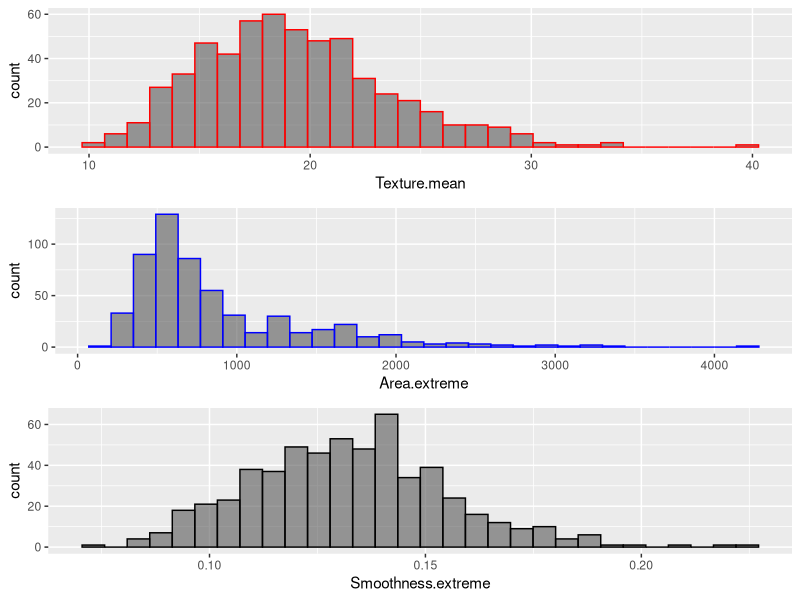
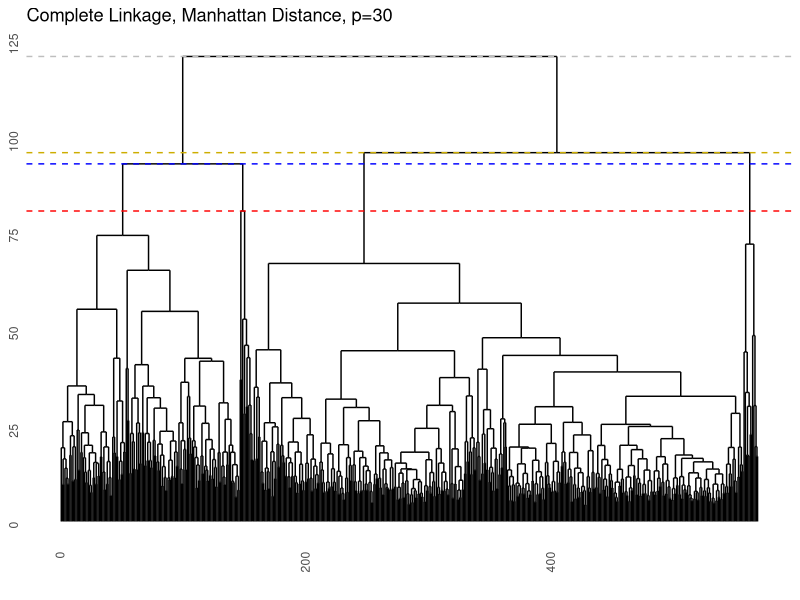
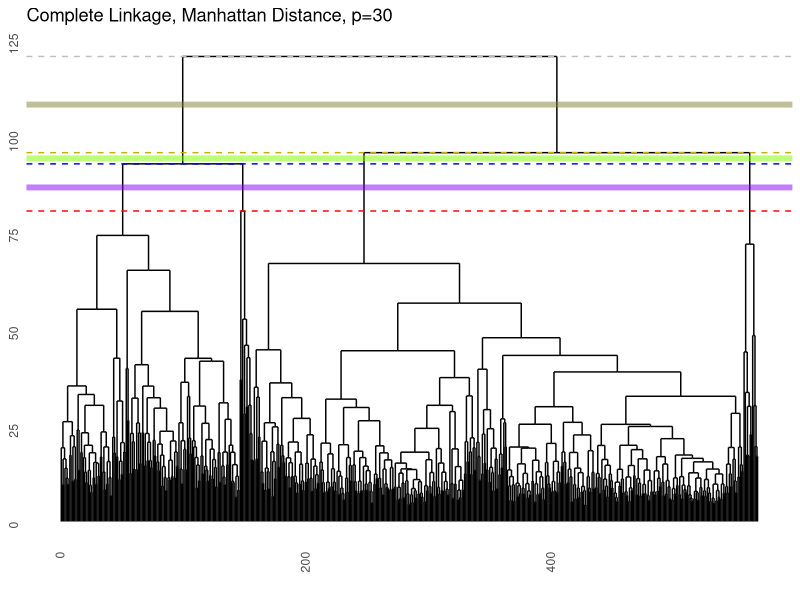
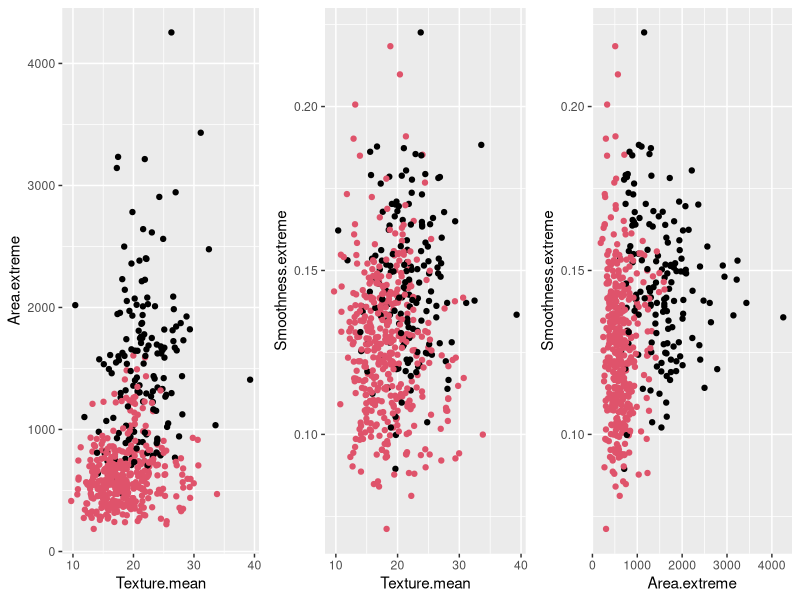

Recreate these plots in R, in order.
############# libraries used ############
# for methods
# for assumption-checking 
# for data organization
library(dplyr)
# for visuals
library(ggplot2)
library(gridExtra)
library(ggdendro)

############# Review data #############
# read in data and review
cancer = read.csv("WI_breastcancer_characteristics.csv")
names(cancer)
dim(cancer)

# measurements only (no diagnosis)
x <- cancer %>%
  select(-ID)
xselect <- cancer %>%
  select(Texture.mean, Area.extreme, Smoothness.extreme)
n = dim(x)[1]
p = dim(x)[2]
pselect = dim(xselect)[2]

# histograms of 3 selected variables
plot1 <- xselect %>%
  ggplot( aes(x=Texture.mean)) +
  geom_histogram( color="red", alpha=0.6, position = 'identity')
plot2 <- xselect %>%
  ggplot( aes(x=Area.extreme)) +
  geom_histogram( color="blue", alpha=0.6, position = 'identity')
plot3 <- xselect %>%
  ggplot( aes(x=Smoothness.extreme)) +
  geom_histogram( color="black", alpha=0.6, position = 'identity')
grid.arrange(plot1, plot2, plot3, nrow=3)

# scaling visibly required to allow all predictors to contribute to similarity measure
x.scale = scale(x)
xselect.scale = scale(xselect)

######################################################
############# Fitting hierarchical models ############
######################################################

# Euclidean distance
dist.xselect.scale = dist(xselect.scale, method="euclidean")
dist.x.scale = dist(x.scale, method="euclidean")
# Manhattan distance
dist.xselect.scale.man = dist(xselect.scale, method="manhattan")
dist.x.scale.man = dist(x.scale, method="manhattan")

############# complete  linkage ############
# using selected p = 3 measurements
#hc.fit = hclust(dist.xselect.scale,method="complete")  # Euclidean
hc.fit = hclust(dist.xselect.scale.man,method="complete")  # Manhattan
linktype = "Complete Linkage"
# distance at which merge via complete linkage occurs
hc.fit$height
hc.4321 = hc.fit$height[(n-4):(n-1)]
hc.avg = (hc.fit$height[(n-3):(n-1)]+hc.fit$height[(n-4):(n-2)])/2
# obtaining cluster labels
hc.fit$height[(n-4):(n-1)]
nclust=2
htclust = 7.56 # mean(hc.fit$height[(n-2):(n-1)])
membclust = cutree(hc.fit,k=nclust) # cutree(hc.fit,h = htclust)

############# single  linkage ############
# using selected p = 3 measurements
hc.fit = hclust(dist.xselect.scale,method="single")
linktype = "Single Linkage"
# distance at which merge via complete linkage occurs
hc.4321 = hc.fit$height[(n-4):(n-1)]
hc.avg = (hc.fit$height[(n-3):(n-1)]+hc.fit$height[(n-4):(n-2)])/2
# obtaining cluster labels
hc.fit$height[(n-4):(n-1)]
nclust=2 
htclust = mean(hc.fit$height[(n-2):(n-1)])
membclust = cutree(hc.fit,k=nclust) # cutree(hc.fit,h = htclust)

############# average  linkage ############
# using selected p = 3 measurements
hc.fit = hclust(dist.xselect.scale,method="average")
linktype = "Average Linkage"
# distance at which merge via complete linkage occurs
hc.4321 = hc.fit$height[(n-4):(n-1)]
hc.avg = (hc.fit$height[(n-3):(n-1)]+hc.fit$height[(n-4):(n-2)])/2
# obtaining cluster labels
hc.fit$height[(n-4):(n-1)]
nclust=2
htclust = mean(hc.fit$height[(n-2):(n-1)])
membclust = cutree(hc.fit,k=nclust) # cutree(hc.fit,h = htclust)

############# complete  linkage, p=30, Manhattan distance ############
# using all p = 30 variables
# try manhattan distance with so many measurements
hc.fit = hclust(dist.x.scale.man,method="complete")
linktype = "Complete Linkage, Manhattan Distance, p=30"
# distance at which merge via complete linkage occurs
hc.4321 = hc.fit$height[(n-4):(n-1)]
hc.avg = (hc.fit$height[(n-3):(n-1)]+hc.fit$height[(n-4):(n-2)])/2
# obtaining cluster labels
hc.fit$height[(n-4):(n-1)]
nclust=2
htclust = mean(hc.fit$height[(n-2):(n-1)])
membclust = cutree(hc.fit,k=nclust) # cutree(hc.fit,h = htclust)

#############  visualize in dendrogram ############# 
dend.form = as.dendrogram(hc.fit)
dend.merge <- ggdendrogram(dend.form, rotate = F,labels=F) + 
  labs(title = linktype) +
  geom_hline(yintercept=hc.4321, linetype="dashed", 
             color = c("red","blue","gold3","gray"))  
dend.merge
dend.merge +
  geom_hline(yintercept=hc.avg, size = 2,
             color = c(rgb(.5,0,1,0.5),rgb(.5,1,0,0.5),rgb(.5,.5,.2,0.5))) 

#############  scatterplot pairs of 3 selected variables #############  
pairs12 <- xselect %>%
  ggplot( aes(x=Texture.mean, y=Area.extreme)) +
  geom_point( color=membclust)
pairs13 <- xselect %>%
  ggplot( aes(x=Texture.mean, y=Smoothness.extreme))  +
  geom_point( color=membclust)
pairs23 <- xselect %>%
  ggplot( aes(x=Area.extreme, y=Smoothness.extreme))  +
  geom_point( color=membclust)
grid.arrange(pairs12, pairs13, pairs23, nrow=1)


#############  compare to actual diagnosis #############  
membclust
cancerdiagnosis = read.csv("WI_breastcancer_response.csv")
actualdiagnosis = cancerdiagnosis$Diagnosis

table(actualdiagnosis,membclust)

HierResults = data.frame(ID = cancerdiagnosis$ID, membHier = membclust)
write.csv(HierResults,"HierResults.csv")
